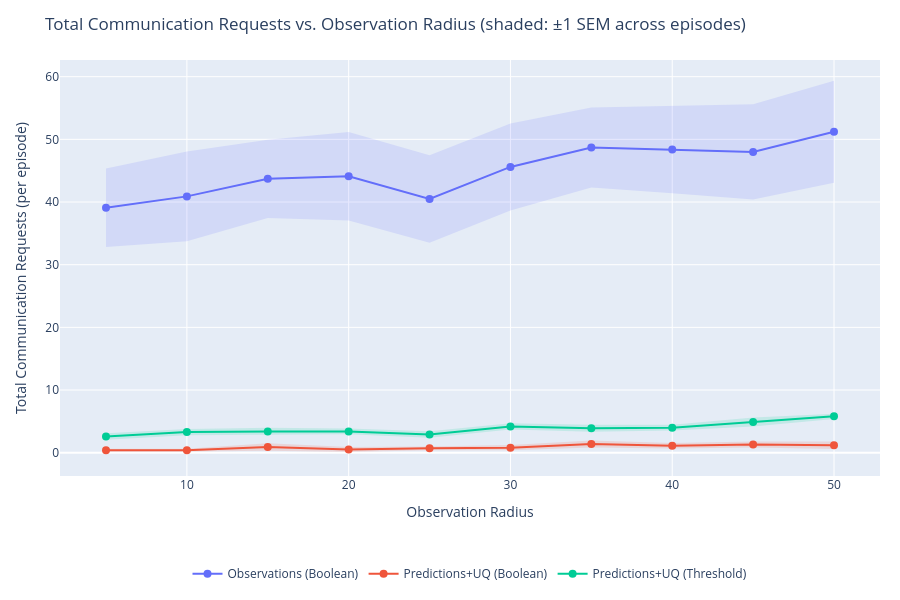

Notebook cell for this chart:
### Markdown cell above
### Communication Rate vs. Observation Radius

### Code cell
fig = go.Figure()
for series in series_order:
    color = series_colors[series]
    s = summary[series]
    xs = np.array(s['obs_radius'])
    ys = np.array(s['requests_mean'])
    es = np.array(s['requests_sem'])

    fig.add_trace(go.Scatter(
        x=np.concatenate([xs, xs[::-1]]),
        y=np.concatenate([ys + es, (ys - es)[::-1]]),
        fill='toself',
        fillcolor=_hex_to_rgba(color, alpha=0.15),
        line=dict(color='rgba(255,255,255,0)'),
        legendgroup=series, showlegend=False, hoverinfo='skip',
    ))
    fig.add_trace(go.Scatter(
        x=xs, y=ys, mode='lines+markers',
        name=series, line=dict(color=color), marker=dict(color=color, size=8),
        legendgroup=series,
        hovertemplate=f"{series}<br>obs_radius=%{{x:.1f}}<br>requests=%{{y:.1f}}<extra></extra>",
    ))

fig.update_layout(
    title="Total Communication Requests vs. Observation Radius (shaded: ±1 SEM across episodes)",
    xaxis_title="Observation Radius",
    yaxis_title="Total Communication Requests (per episode)",
    height=600, width=900, hovermode='closest', autosize=True,
    margin=dict(l=60, r=20, t=60, b=120),
    legend=dict(orientation='h', yanchor='top', y=-0.2, xanchor='center', x=0.5),
)
fig.show()

### Figure 1 — Plotly figure (JSON) as saved in the notebook; plotly's stock layout.template omitted (floating-point values rounded to 4 significant figures)
{"data": [{"fill": "toself", "fillcolor": "rgba(99,110,250,0.15)", "hoverinfo": "skip", "legendgroup": "Observations (Boolean)", "line": {"color": "rgba(255,255,255,0)"}, "showlegend": false, "type": "scatter", "x": [5.0, 10.0, 15.0, 20.0, 25.0, 30.0, 35.0, 40.0, 45.0, 50.0, 50.0, 45.0, 40.0, 35.0, 30.0, 25.0, 20.0, 15.0, 10.0, 5.0], "y": [45.37, 48.07, 49.93, 51.16, 47.48, 52.54, 55.09, 55.38, 55.61, 59.34, 43.06, 40.39, 41.42, 42.31, 38.66, 33.52, 37.04, 37.47, 33.73, 32.83]}, {"hovertemplate": "Observations (Boolean)<br>obs_radius=%{x:.1f}<br>requests=%{y:.1f}<extra></extra>", "legendgroup": "Observations (Boolean)", "line": {"color": "#636EFA"}, "marker": {"color": "#636EFA", "size": 8}, "mode": "lines+markers", "name": "Observations (Boolean)", "type": "scatter", "x": [5.0, 10.0, 15.0, 20.0, 25.0, 30.0, 35.0, 40.0, 45.0, 50.0], "y": [39.1, 40.9, 43.7, 44.1, 40.5, 45.6, 48.7, 48.4, 48.0, 51.2]}, {"fill": "toself", "fillcolor": "rgba(239,85,59,0.15)", "hoverinfo": "skip", "legendgroup": "Predictions+UQ (Boolean)", "line": {"color": "rgba(255,255,255,0)"}, "showlegend": false, "type": "scatter", "x": [5.0, 10.0, 15.0, 20.0, 25.0, 30.0, 35.0, 40.0, 45.0, 50.0, 50.0, 45.0, 40.0, 35.0, 30.0, 25.0, 20.0, 15.0, 10.0, 5.0], "y": [0.6211, 0.6211, 1.505, 0.9014, 1.0, 1.216, 1.962, 1.533, 1.773, 1.793, 0.6075, 0.8274, 0.6667, 0.8383, 0.3837, 0.4, 0.09861, 0.2954, 0.1789, 0.1789]}, {"hovertemplate": "Predictions+UQ (Boolean)<br>obs_radius=%{x:.1f}<br>requests=%{y:.1f}<extra></extra>", "legendgroup": "Predictions+UQ (Boolean)", "line": {"color": "#EF553B"}, "marker": {"color": "#EF553B", "size": 8}, "mode": "lines+markers", "name": "Predictions+UQ (Boolean)", "type": "scatter", "x": [5.0, 10.0, 15.0, 20.0, 25.0, 30.0, 35.0, 40.0, 45.0, 50.0], "y": [0.4, 0.4, 0.9, 0.5, 0.7, 0.8, 1.4, 1.1, 1.3, 1.2]}, {"fill": "toself", "fillcolor": "rgba(0,204,150,0.15)", "hoverinfo": "skip", "legendgroup": "Predictions+UQ (Threshold)", "line": {"color": "rgba(255,255,255,0)"}, "showlegend": false, "type": "scatter", "x": [5.0, 10.0, 15.0, 20.0, 25.0, 30.0, 35.0, 40.0, 45.0, 50.0, 50.0, 45.0, 40.0, 35.0, 30.0, 25.0, 20.0, 15.0, 10.0, 5.0], "y": [3.121, 3.796, 3.981, 3.852, 3.404, 4.712, 4.467, 4.447, 5.606, 6.216, 5.384, 4.194, 3.553, 3.333, 3.688, 2.396, 2.948, 2.819, 2.804, 2.079]}, {"hovertemplate": "Predictions+UQ (Threshold)<br>obs_radius=%{x:.1f}<br>requests=%{y:.1f}<extra></extra>", "legendgroup": "Predictions+UQ (Threshold)", "line": {"color": "#00CC96"}, "marker": {"color": "#00CC96", "size": 8}, "mode": "lines+markers", "name": "Predictions+UQ (Threshold)", "type": "scatter", "x": [5.0, 10.0, 15.0, 20.0, 25.0, 30.0, 35.0, 40.0, 45.0, 50.0], "y": [2.6, 3.3, 3.4, 3.4, 2.9, 4.2, 3.9, 4.0, 4.9, 5.8]}], "layout": {"autosize": true, "height": 600, "hovermode": "closest", "legend": {"orientation": "h", "x": 0.5, "xanchor": "center", "y": -0.2, "yanchor": "top"}, "margin": {"b": 120, "l": 60, "r": 20, "t": 60}, "title": {"text": "Total Communication Requests vs. Observation Radius (shaded: ±1 SEM across episodes)"}, "width": 900, "xaxis": {"title": {"text": "Observation Radius"}}, "yaxis": {"title": {"text": "Total Communication Requests (per episode)"}}}}
